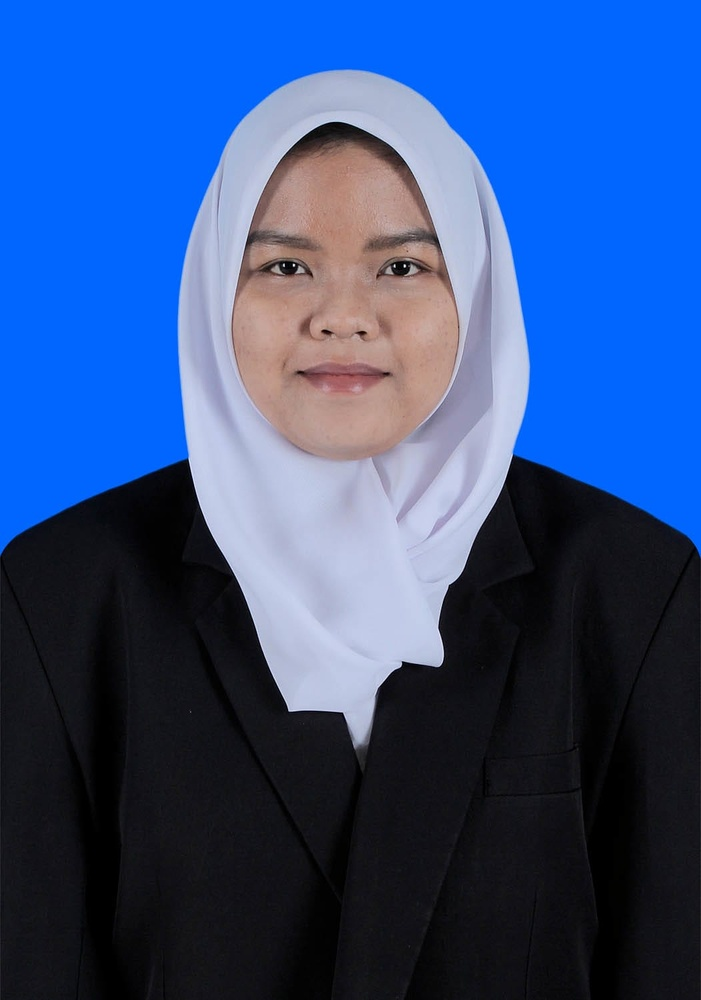
%> input picture megawati.jpeg, 701 x 1000 px, shrunk from 1051 x 1500 before the run
$ octave DeteksiTepi_Megawati.m   (GNU Octave 9; MATLAB toolbox functions it lacks are replaced by stand-ins)
%> lines starting %> are read from the running program, lines starting %| are printed output that depends on the picture; in (x1, y1, x2, y2) boxes, pixels count from 0 and x2, y2 are one past the last pixel; in counts of white or black regions, pixels touching at a corner belong together; the program's own positions count from 1
Image = imread('megawati.jpeg');
%> Image is the input picture: size 1000x701x3 uint8; mean R, G, B 49.1, 79.3, 133.3
figure(1);
imshow(Image);
title('Gambar Berwarna');

a = rgb2gray(Image);
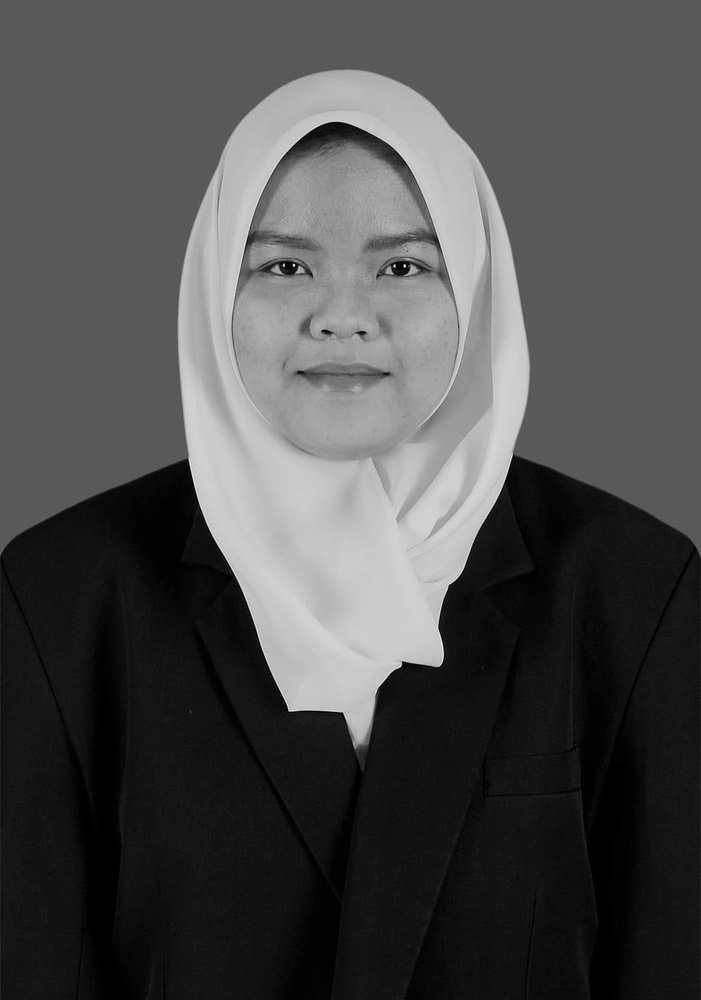
%> a: size 1000x701 uint8; min 0, max 255, mean 76.4
figure(2);
imshow(a);
title ('Gambar Keabuan');

%Sobel
b = edge(a,'Sobel');
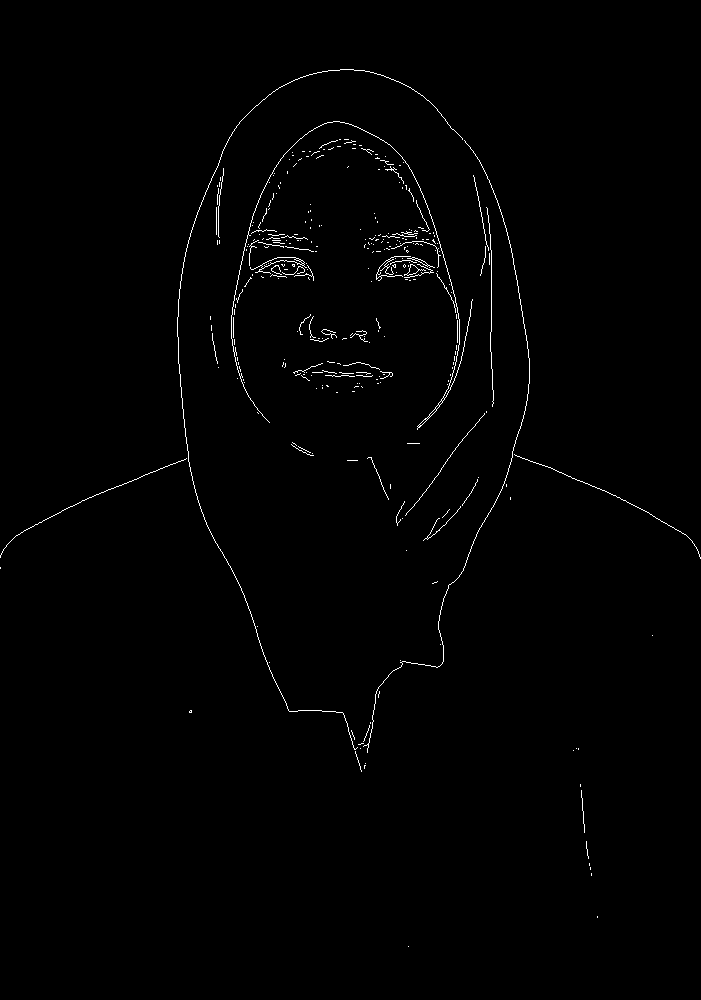
%> b: size 1000x701 logical; 0.83% white in thin lines or dots, all inside (x1, y1, x2, y2) = (0, 69, 701, 947)
figure(3);
imshow(b);
title('Gambar Metode Sobel');

%Roberts
c = edge(a,'Roberts');
%> c: size 1000x701 logical; 0.92% white in thin lines or dots
figure(4);
imshow(c);
title('Gambar Metode Roberts');

%Prewitt
d = edge(a,'Prewitt');
%> d: size 1000x701 logical; 0.83% white in thin lines or dots, all inside (x1, y1, x2, y2) = (0, 69, 701, 918)
figure(5);
imshow(d);
title('Gambar Metode Prewitt');

%Laplacian
e = edge(a,'log');
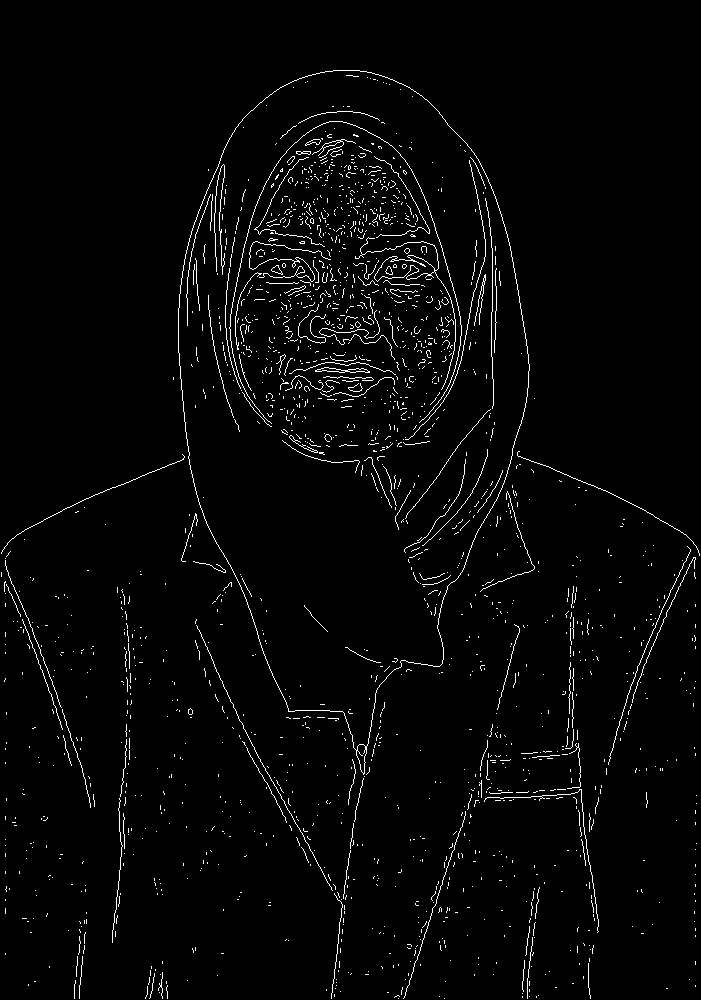
%> e: size 1000x701 logical; 2.4% white in thin lines or dots
figure(6);
imshow(e);
title('Gambar Metode Laplacian');

%Compass
Utara = [1 1 1; 1 -2 1; -1 -1 -1];
Selatan = [-1 -1 -1; 1 -2 1; 1 1 1];
Timur = [-1 1 1; -1 -2 1; -1 1 1];
Barat = [1 1 -1; 1 -2 -1; 1 1 -1];

figure(7);
imshow(conv2(a,Utara,'same'));
title('Gambar Compass Utara');

figure(8);
imshow(conv2(a,Selatan,'same'));
title('Gambar Compass Selatan');

figure(9);
imshow(conv2(a,Timur,'same'));
title('Gambar Compass Timur');

figure(10);
imshow(conv2(a,Barat,'same'));
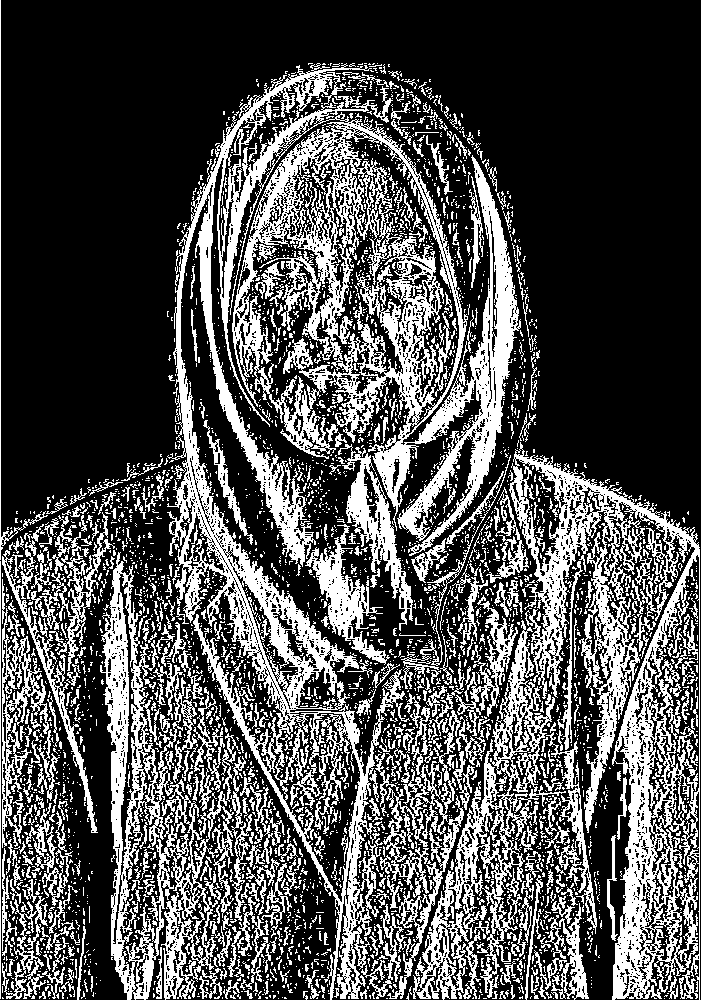
%> displayed picture: size 1000x701, on the screen's scale of 0 to 255; 31% white; 3945 white regions (3376 under 20 px), largest, box (x1, y1, x2, y2) and area: (167, 63, 521, 1000) 73292, (509, 442, 700, 1000) 30118, (100, 552, 234, 1000) 17259
title('Gambar Compass Barat');

%Isotropic
Horizontal = [-1 0 1; -sqrt(2) 0 sqrt(2); -1 0 1];
Vertikal = [-1 -sqrt(2) -1; 0 0 0; 1 sqrt(2) 1];

figure(11);
imshow(conv2(a,Horizontal,'same'));
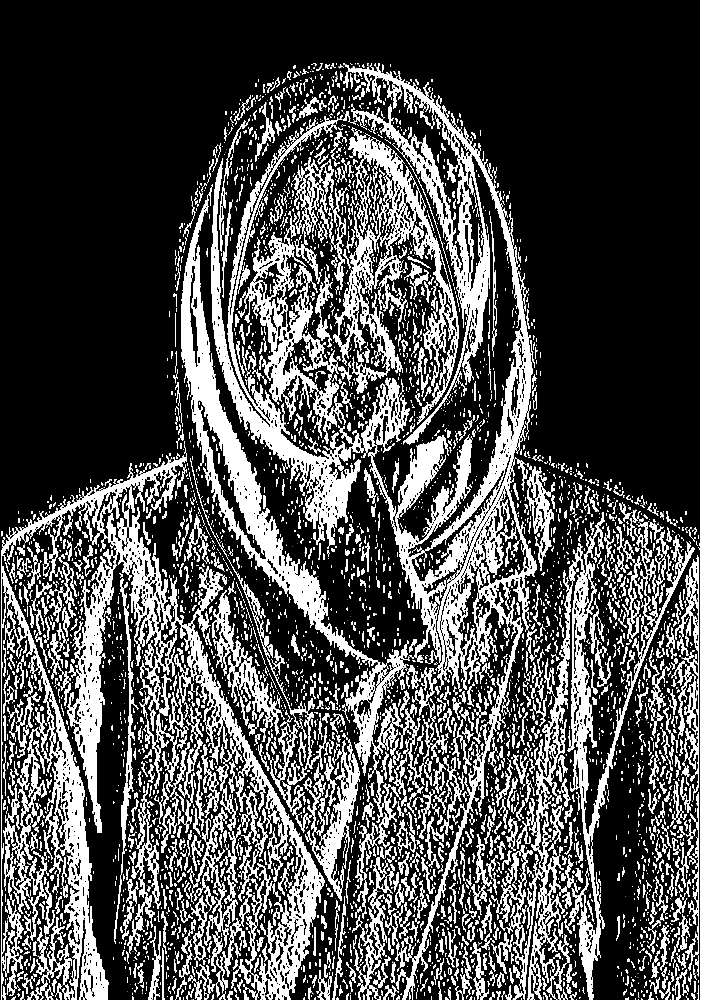
%> displayed picture: size 1000x701, on the screen's scale of 0 to 255; min 0, max 255, mean 77.2
title('Gambar Isotropic Horizontal');

figure(12);
imshow(conv2(a,Vertikal,'same'));
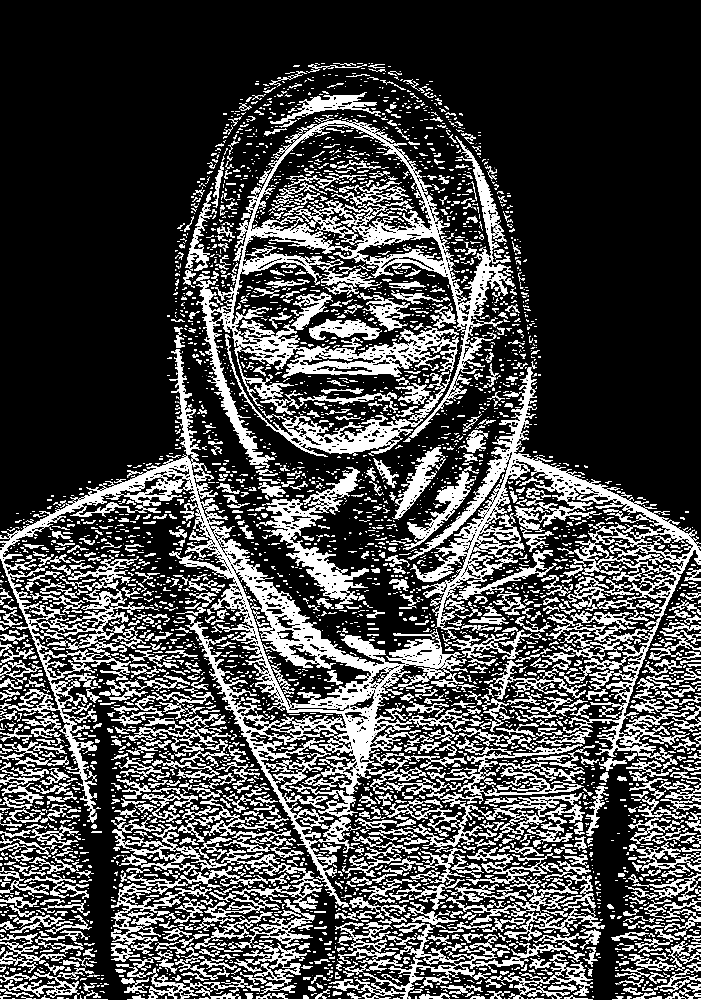
%> displayed picture: size 1000x701, on the screen's scale of 0 to 255; min 0, max 255, mean 73.9
title('Gambar Isotropic Vertikal');
